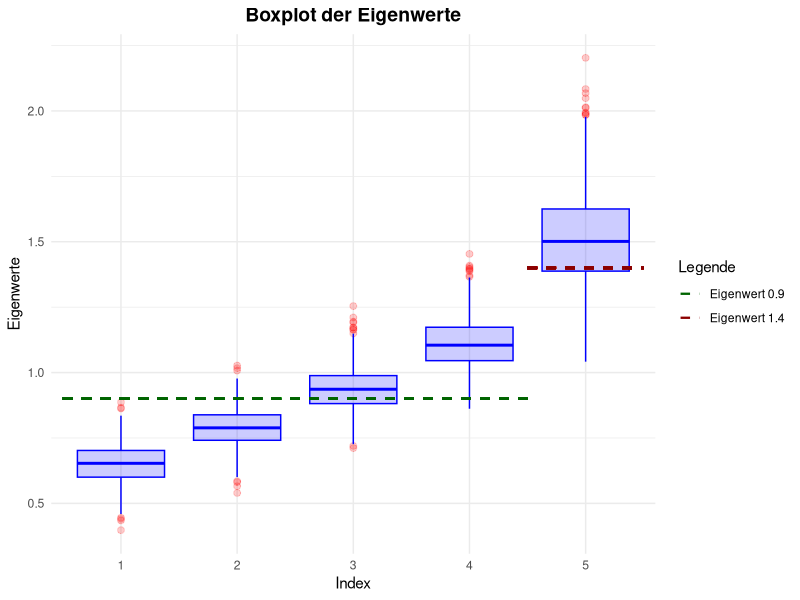
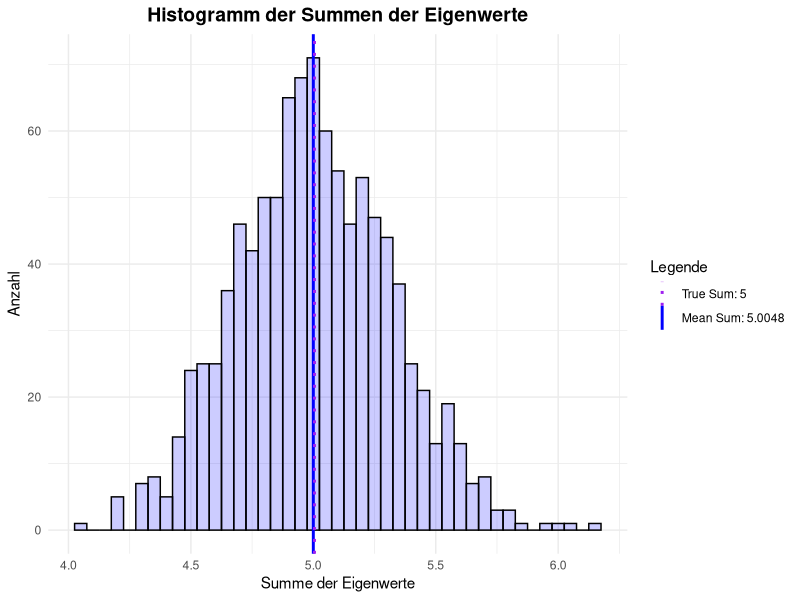
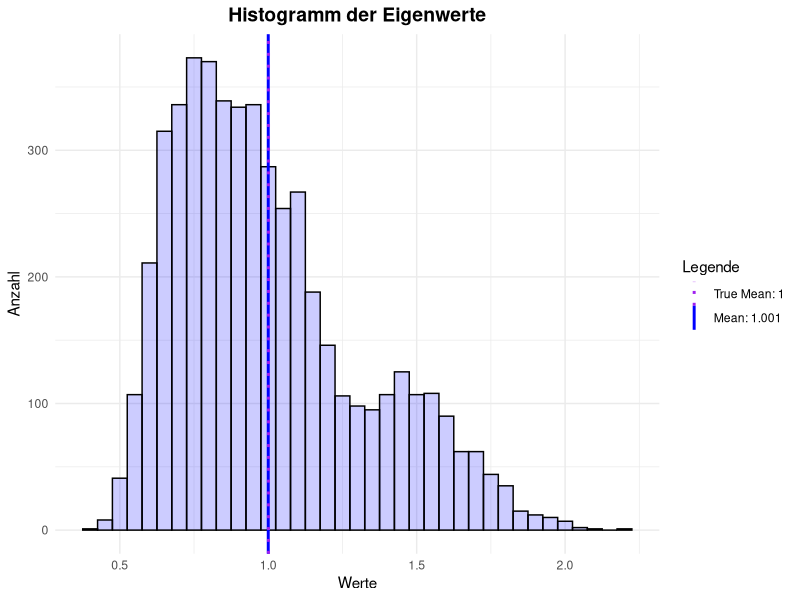

Here is the R script that generated these plots, in order:
library(tidyverse)
library(MASS)

# Vorbereitung

n <- 100
p <- 5
# Kovarianz Matrix und Erwartungswert erstellen
Sigma <- diag(0.9, nrow = p, ncol = p) + matrix(0.1, nrow = p, ncol = p)
mu <- c(rep(0,p))
# Multivariate Daten erzeugen
X_transposed <- mvrnorm(n, mu, Sigma)
# X_transposed in R^{n \times p}


## Aufgabe a)

M <- 1000
# symmetric -> Matrix ist symmetrisch
# only.values -> Eigenvektoren werden nicht berechnet
# decreasing = FALSE -> Eigenwerte werden aufsteigend sortiert
true_eigenvalues <- sort(eigen(Sigma, symmetric=TRUE,
                               only.values=TRUE)$values, decreasing = FALSE)

# Speicher für Eigenwerte erstellen
storage_ev <- matrix(0, nrow = M, ncol = p)
# Monte Carlo Simulation
for (i in (1:M)){
  X_transposed <- mvrnorm(n, mu, Sigma)
  S <- (1/n) * t(X_transposed) %*% X_transposed
  storage_ev[i,] <- sort(eigen(S, symmetric=TRUE,
                               only.values=TRUE)$values, decreasing = FALSE)
}

# Boxplot der Eigenwerte
# Zuerst Data Frame erstellen
eigenvalues_df <- data.frame(matrix(NA, nrow=p*M, ncol=2))
colnames(eigenvalues_df) = c("Index", "Werte")
for (i in (0:4)){
  eigenvalues_df$Index[(i*M + 1): ((i+1)*M)] = rep((i+1), M)
  eigenvalues_df$Werte[(i*M + 1): ((i+1)*M)] = storage_ev[,(i+1)]
}
# Index Spalte von numerischen in kategorische Werte umwandeln
eigenvalues_df$Index <- as.factor(eigenvalues_df$Index)

# Box Plot der Eigenwerte
ggplot(eigenvalues_df, aes(x = Index, y = Werte)) + 
  geom_boxplot(color = "blue", fill = "blue", alpha = 0.2, notch = FALSE,
               outlier.colour = "red", outlier.fill = "red", outlier.size = 2) +
  geom_segment(aes(x = 0.5, xend = 4.5, y = 0.9, yend = 0.9, color = "Eigenwert 0.9"), 
               linetype = "dashed", linewidth = 0.8, inherit.aes = FALSE) +
  geom_segment(aes(x = 4.5, xend = 5.5, y = 1.4, yend = 1.4, color = "Eigenwert 1.4"), 
               linetype = "dashed", linewidth = 0.8, inherit.aes = FALSE) +
  # inherit.as = FALSE -> Wir überschreiben das globale aes
  scale_color_manual(
    values = c("Eigenwert 0.9" = "darkgreen", "Eigenwert 1.4" = "darkred"),
    name = "Legende"
  ) +
  labs(
    title = "Boxplot der Eigenwerte",
    x = "Index",
    y = "Eigenwerte"
  ) +
  theme_minimal() +
  theme(
    plot.title = element_text(face = "bold", size = 14, hjust = 0.5),
  )

# Histogram der Summen von Eigenwerten
sum_true_ev <- sum(true_eigenvalues)
sum_calc_ev <- rowSums(storage_ev)

ggplot() + 
  geom_histogram(aes(x = sum_calc_ev), binwidth = 0.05,
                 color="black", fill="blue", alpha=0.2) +
  labs(x = "Summe der Eigenwerte", y = "Anzahl",
       title = "Histogramm der Summen der Eigenwerte") +
  geom_vline(aes(xintercept = sum_true_ev, color = "True Sum"),
             linetype = "solid", linewidth = 1) +
  geom_vline(aes(xintercept = mean(sum_calc_ev), color = "Mean Sum"),
             linetype = "dotted", linewidth = 1) +
  scale_color_manual(values = c("True Sum" = "blue", "Mean Sum" = "purple"), 
                     labels = c(
                       paste0("True Sum: ", sum_true_ev),
                       paste0("Mean Sum: ", round(mean(sum_calc_ev), 4))),
                     name = "Legende") +
  theme_minimal() +
  theme(
    plot.title = element_text(face = "bold", size = 14, hjust = 0.5)
  )
  
# Kleines Add-On: 
# Histogram aller Eigenwerte
ggplot(eigenvalues_df, aes(x = Werte)) +
  geom_histogram(fill = "blue", color = "black", binwidth = 0.05, alpha = 0.2) + 
  geom_vline(aes(xintercept = mean(true_eigenvalues), color = "True Mean"),
             linetype = "solid", linewidth = 1) +
  geom_vline(aes(xintercept = mean(storage_ev), color = "Calculated Mean"),
             linetype = "dotted", linewidth = 1) +
  scale_color_manual(values = c("True Mean" = "blue", "Calculated Mean" = "purple"),
                     labels = c(
                       paste0("True Mean: ", mean(true_eigenvalues)),
                       paste0("Mean: ", round(mean(storage_ev),4))),
                     name = "Legende") + 
  labs(
    title = "Histogramm der Eigenwerte",
    x = "Werte",
    y = "Anzahl"
  ) + 
  theme_minimal() +
  theme(
    plot.title = element_text(face = "bold", size = 14, hjust = 0.5)
  )
